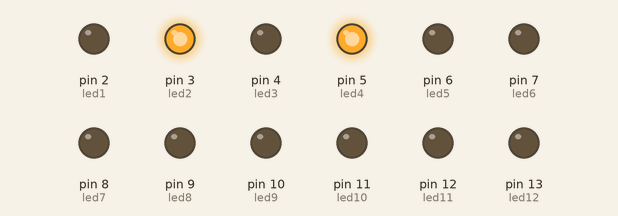
This sketch was run on a simulated Arduino Uno, built with avr-gcc and run on an emulated ATmega328P. On the bench: output pins drawn as LEDs (lit = HIGH).

Above: at 0.05 s.
At 0.75 s:
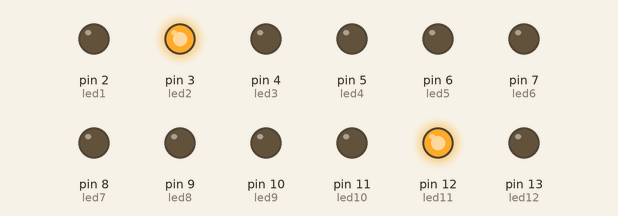
At 1.55 s:
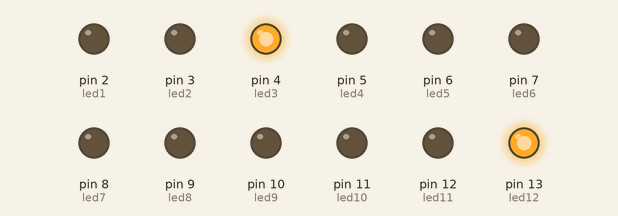
At 3.0 s:
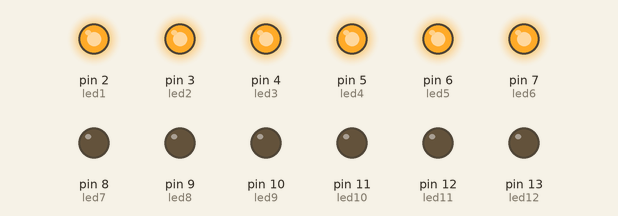
At 3.65 s:
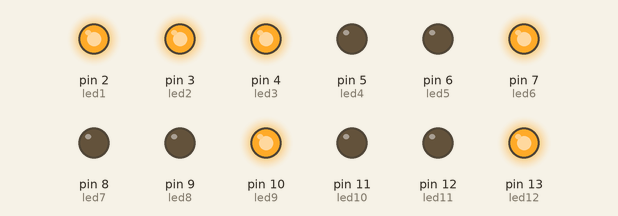
At 4.2 s:
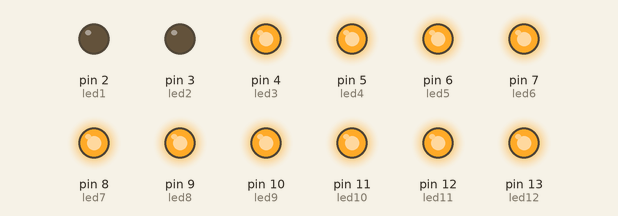
Timing chart, 0 to 5.9 s (numbered marks = the images above):
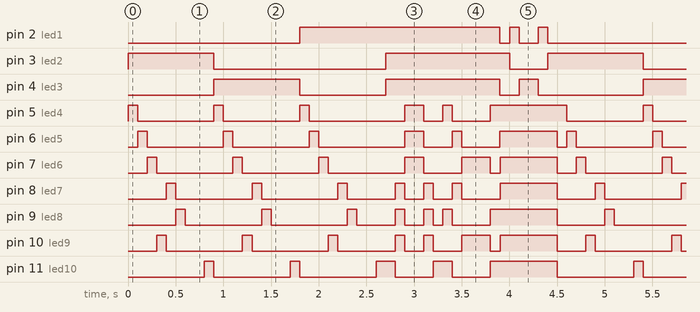

Measured:
- by itself, pin 2 (led1): repeats every 4.5 s: LOW 0.10 s, HIGH 0.10 s, LOW 0.20 s, HIGH 0.10 s, LOW 1.9 s, HIGH 2.1 s
- by itself, pin 3 (led2): repeats every 4.5 s: LOW 1.8 s, HIGH 1.3 s, LOW 0.40 s, HIGH 1.0 s
- by itself, pin 4 (led3): repeats every 4.5 s: LOW 0.90 s, HIGH 1.2 s, LOW 0.20 s, HIGH 0.20 s, LOW 1.1 s, HIGH 0.90 s
- by itself, pin 5 (led4): repeats every 4.5 s: 2 × (LOW 0.80 s, HIGH 0.10 s), LOW 1.0 s, HIGH 0.20 s, LOW 0.20 s, HIGH 0.10 s, LOW 0.40 s, HIGH 0.80 s
- by itself, pin 11 (led10): repeats every 4.5 s: LOW 0.80 s, HIGH 0.10 s, LOW 0.80 s, 2 × (HIGH 0.20 s, LOW 0.40 s), HIGH 0.70 s, LOW 0.80 s, HIGH 0.10 s
- by itself, pin 6 (led5): repeats every 4.5 s: 2 × (LOW 0.80 s, HIGH 0.10 s), LOW 0.90 s, HIGH 0.20 s, LOW 0.30 s, HIGH 0.10 s, LOW 0.40 s, HIGH 0.60 s, LOW 0.10 s, HIGH 0.10 s

The sketch:

Programa_1_1.ino
```cpp
/************************************************************************
**                                                                     **
**                             TITOL: Cubo de leds                     **
**                                                                     **
**                                                                     **
**   Nom : Yassine hakar                             DATA: 12/01/2017  **
************************************************************************/

//****************************INCLUDE ***********************************

//*************************** VARIABLES *********************************

int led1 = 2;
int led2 = 3;
int led3 = 4;
int led4 = 5;
int led5 = 6;
int led6 = 7;
int led7 = 8;
int led8 = 9;
int led9 = 10;
int led10 = 11;
int led11 = 12;
int led12 = 13;


//**************************** SERUP ************************************

void setup()
     {
      pinMode(led1, OUTPUT);
      pinMode(led2, OUTPUT);
      pinMode(led3, OUTPUT);
      pinMode(led4, OUTPUT);
      pinMode(led5, OUTPUT);
      pinMode(led6, OUTPUT);
      pinMode(led7, OUTPUT);
      pinMode(led8, OUTPUT);
      pinMode(led9, OUTPUT);
      pinMode(led10, OUTPUT);
      pinMode(led11, OUTPUT);
      pinMode(led12, OUTPUT);

  }

//******************************LOOP*************************************


void loop() {                        //inicia el bucle del probrama void loop()  {

    digitalWrite(led1,LOW);
    digitalWrite(led2,HIGH);
    digitalWrite(led3,LOW);

    digitalWrite(led4,HIGH);
    digitalWrite(led5,LOW);
    digitalWrite(led6,LOW);
    digitalWrite(led7,LOW);
    digitalWrite(led8,LOW);
    digitalWrite(led9,LOW);
    digitalWrite(led10,LOW);
    digitalWrite(led11,LOW);
    digitalWrite(led12,LOW);

    delay(100);


    digitalWrite(led4,LOW);
    digitalWrite(led5,HIGH);
    digitalWrite(led6,LOW);
    digitalWrite(led7,LOW);
    digitalWrite(led8,LOW);
    digitalWrite(led9,LOW);
    digitalWrite(led10,LOW);
    digitalWrite(led11,LOW);
    digitalWrite(led12,LOW);

    delay(100);


    digitalWrite(led4,LOW);
    digitalWrite(led5,LOW);
    digitalWrite(led6,HIGH);
    digitalWrite(led7,LOW);
    digitalWrite(led8,LOW);
    digitalWrite(led9,LOW);
    digitalWrite(led10,LOW);
    digitalWrite(led11,LOW);
    digitalWrite(led12,LOW);

    delay(100);

    digitalWrite(led4,LOW);
    digitalWrite(led5,LOW);
    digitalWrite(led6,LOW);
    digitalWrite(led7,LOW);
    digitalWrite(led8,LOW);
    digitalWrite(led9,HIGH);
    digitalWrite(led10,LOW);
    digitalWrite(led11,LOW);
    digitalWrite(led12,LOW);

    delay(100);

    digitalWrite(led4,LOW);
    digitalWrite(led5,LOW);
    digitalWrite(led6,LOW);
    digitalWrite(led7,HIGH);
    digitalWrite(led8,LOW);
    digitalWrite(led9,LOW);
    digitalWrite(led10,LOW);
    digitalWrite(led11,LOW);
    digitalWrite(led12,LOW);

    delay(100);


   digitalWrite(led4,LOW);
    digitalWrite(led5,LOW);
    digitalWrite(led6,LOW);
    digitalWrite(led7,LOW);
    digitalWrite(led8,HIGH);
    digitalWrite(led9,LOW);
    digitalWrite(led10,LOW);
    digitalWrite(led11,LOW);
    digitalWrite(led12,LOW);

    delay(100);

    digitalWrite(led4,LOW);
    digitalWrite(led5,LOW);
    digitalWrite(led6,LOW);
    digitalWrite(led7,LOW);
    digitalWrite(led8,LOW);
    digitalWrite(led9,LOW);
    digitalWrite(led10,LOW);
    digitalWrite(led11,LOW);
    digitalWrite(led12,HIGH);

    delay(100);

    digitalWrite(led4,LOW);
    digitalWrite(led5,LOW);
    digitalWrite(led6,LOW);
    digitalWrite(led7,LOW);
    digitalWrite(led8,LOW);
    digitalWrite(led9,LOW);
    digitalWrite(led10,LOW);
    digitalWrite(led11,HIGH);
    digitalWrite(led12,LOW);

    delay(100);

    digitalWrite(led4,LOW);
    digitalWrite(led5,LOW);
    digitalWrite(led6,LOW);
    digitalWrite(led7,LOW);
    digitalWrite(led8,LOW);
    digitalWrite(led9,LOW);
    digitalWrite(led10,HIGH);
    digitalWrite(led11,LOW);
    digitalWrite(led12,LOW);

    delay(100);

    digitalWrite(led1,LOW);
    digitalWrite(led2,LOW);
    digitalWrite(led3,HIGH);

    digitalWrite(led4,HIGH);
    digitalWrite(led5,LOW);
    digitalWrite(led6,LOW);
    digitalWrite(led7,LOW);
    digitalWrite(led8,LOW);
    digitalWrite(led9,LOW);
    digitalWrite(led10,LOW);
    digitalWrite(led11,LOW);
    digitalWrite(led12,LOW);

    delay(100);


    digitalWrite(led4,LOW);
    digitalWrite(led5,HIGH);
    digitalWrite(led6,LOW);
    digitalWrite(led7,LOW);
    digitalWrite(led8,LOW);
    digitalWrite(led9,LOW);
    digitalWrite(led10,LOW);
    digitalWrite(led11,LOW);
    digitalWrite(led12,LOW);

    delay(100);


    digitalWrite(led4,LOW);
    digitalWrite(led5,LOW);
    digitalWrite(led6,HIGH);
    digitalWrite(led7,LOW);
    digitalWrite(led8,LOW);
    digitalWrite(led9,LOW);
    digitalWrite(led10,LOW);
    digitalWrite(led11,LOW);
    digitalWrite(led12,LOW);

    delay(100);

    digitalWrite(led4,LOW);
    digitalWrite(led5,LOW);
    digitalWrite(led6,LOW);
    digitalWrite(led7,LOW);
    digitalWrite(led8,LOW);
    digitalWrite(led9,HIGH);
    digitalWrite(led10,LOW);
    digitalWrite(led11,LOW);
    digitalWrite(led12,LOW);

    delay(100);

    digitalWrite(led4,LOW);
    digitalWrite(led5,LOW);
    digitalWrite(led6,LOW);
    digitalWrite(led7,HIGH);
    digitalWrite(led8,LOW);
    digitalWrite(led9,LOW);
    digitalWrite(led10,LOW);
    digitalWrite(led11,LOW);
    digitalWrite(led12,LOW);

    delay(100);


   digitalWrite(led4,LOW);
    digitalWrite(led5,LOW);
    digitalWrite(led6,LOW);
    digitalWrite(led7,LOW);
    digitalWrite(led8,HIGH);
    digitalWrite(led9,LOW);
    digitalWrite(led10,LOW);
    digitalWrite(led11,LOW);
    digitalWrite(led12,LOW);

    delay(100);

    digitalWrite(led4,LOW);
    digitalWrite(led5,LOW);
    digitalWrite(led6,LOW);
    digitalWrite(led7,LOW);
    digitalWrite(led8,LOW);
    digitalWrite(led9,LOW);
    digitalWrite(led10,LOW);
    digitalWrite(led11,LOW);
    digitalWrite(led12,HIGH);

    delay(100);

    digitalWrite(led4,LOW);
    digitalWrite(led5,LOW);
    digitalWrite(led6,LOW);
    digitalWrite(led7,LOW);
    digitalWrite(led8,LOW);
    digitalWrite(led9,LOW);
    digitalWrite(led10,LOW);
    digitalWrite(led11,HIGH);
    digitalWrite(led12,LOW);

    delay(100);

    digitalWrite(led4,LOW);
    digitalWrite(led5,LOW);
    digitalWrite(led6,LOW);
    digitalWrite(led7,LOW);
    digitalWrite(led8,LOW);
    digitalWrite(led9,LOW);
    digitalWrite(led10,HIGH);
    digitalWrite(led11,LOW);
    digitalWrite(led12,LOW);

    delay(100);


    digitalWrite(led1,HIGH);
    digitalWrite(led2,LOW);
    digitalWrite(led3,LOW);

    digitalWrite(led4,HIGH);
    digitalWrite(led5,LOW);
    digitalWrite(led6,LOW);
    digitalWrite(led7,LOW);
    digitalWrite(led8,LOW);
    digitalWrite(led9,LOW);
    digitalWrite(led10,LOW);
    digitalWrite(led11,LOW);
    digitalWrite(led12,LOW);

    delay(100);


    digitalWrite(led4,LOW);
    digitalWrite(led5,HIGH);
    digitalWrite(led6,LOW);
    digitalWrite(led7,LOW);
    digitalWrite(led8,LOW);
    digitalWrite(led9,LOW);
    digitalWrite(led10,LOW);
    digitalWrite(led11,LOW);
    digitalWrite(led12,LOW);

    delay(100);


    digitalWrite(led4,LOW);
    digitalWrite(led5,LOW);
    digitalWrite(led6,HIGH);
    digitalWrite(led7,LOW);
    digitalWrite(led8,LOW);
    digitalWrite(led9,LOW);
    digitalWrite(led10,LOW);
    digitalWrite(led11,LOW);
    digitalWrite(led12,LOW);

    delay(100);

    digitalWrite(led4,LOW);
    digitalWrite(led5,LOW);
    digitalWrite(led6,LOW);
    digitalWrite(led7,LOW);
    digitalWrite(led8,LOW);
    digitalWrite(led9,HIGH);
    digitalWrite(led10,LOW);
    digitalWrite(led11,LOW);
    digitalWrite(led12,LOW);

    delay(100);

    digitalWrite(led4,LOW);
    digitalWrite(led5,LOW);
    digitalWrite(led6,LOW);
    digitalWrite(led7,HIGH);
    digitalWrite(led8,LOW);
    digitalWrite(led9,LOW);
    digitalWrite(led10,LOW);
    digitalWrite(led11,LOW);
    digitalWrite(led12,LOW);

    delay(100);


   digitalWrite(led4,LOW);
    digitalWrite(led5,LOW);
    digitalWrite(led6,LOW);
    digitalWrite(led7,LOW);
    digitalWrite(led8,HIGH);
    digitalWrite(led9,LOW);
    digitalWrite(led10,LOW);
    digitalWrite(led11,LOW);
    digitalWrite(led12,LOW);

    delay(100);

    digitalWrite(led4,LOW);
    digitalWrite(led5,LOW);
    digitalWrite(led6,LOW);
    digitalWrite(led7,LOW);
    digitalWrite(led8,LOW);
    digitalWrite(led9,LOW);
    digitalWrite(led10,LOW);
    digitalWrite(led11,LOW);
    digitalWrite(led12,HIGH);

    delay(100);

    digitalWrite(led4,LOW);
    digitalWrite(led5,LOW);
    digitalWrite(led6,LOW);
    digitalWrite(led7,LOW);
    digitalWrite(led8,LOW);
    digitalWrite(led9,LOW);
    digitalWrite(led10,LOW);
    digitalWrite(led11,HIGH);
    digitalWrite(led12,LOW);

    delay(100);

    digitalWrite(led4,LOW);
    digitalWrite(led5,LOW);
    digitalWrite(led6,LOW);
    digitalWrite(led7,LOW);
    digitalWrite(led8,LOW);
    digitalWrite(led9,LOW);
    digitalWrite(led10,HIGH);
    digitalWrite(led11,LOW);
    digitalWrite(led12,LOW);

    delay(100);


    digitalWrite(led1,HIGH);
    digitalWrite(led2,HIGH);
    digitalWrite(led3,HIGH);

    digitalWrite(led4,LOW);
    digitalWrite(led5,LOW);
    digitalWrite(led6,LOW);
    digitalWrite(led7,LOW);
    digitalWrite(led8,LOW);
    digitalWrite(led9,LOW);
    digitalWrite(led10,HIGH);
    digitalWrite(led11,HIGH);
    digitalWrite(led12,HIGH);
  delay(100);

    digitalWrite(led4,LOW);
    digitalWrite(led5,LOW);
    digitalWrite(led6,LOW);
    digitalWrite(led7,HIGH);
    digitalWrite(led8,HIGH);
    digitalWrite(led9,HIGH);
    digitalWrite(led10,LOW);
    digitalWrite(led11,LOW);
    digitalWrite(led12,LOW);
delay(100);

    digitalWrite(led4,HIGH);
    digitalWrite(led5,HIGH);
    digitalWrite(led6,HIGH);
    digitalWrite(led7,LOW);
    digitalWrite(led8,LOW);
    digitalWrite(led9,LOW);
    digitalWrite(led10,LOW);
    digitalWrite(led11,LOW);
    digitalWrite(led12,LOW);
 delay(100);


    digitalWrite(led4,HIGH);
    digitalWrite(led5,HIGH);
    digitalWrite(led6,HIGH);
    digitalWrite(led7,LOW);
    digitalWrite(led8,LOW);
    digitalWrite(led9,LOW);
    digitalWrite(led10,LOW);
    digitalWrite(led11,LOW);
    digitalWrite(led12,LOW);
 delay(100);

     digitalWrite(led4,LOW);
    digitalWrite(led5,LOW);
    digitalWrite(led6,LOW);
    digitalWrite(led7,HIGH);
    digitalWrite(led8,HIGH);
    digitalWrite(led9,HIGH);
    digitalWrite(led10,LOW);
    digitalWrite(led11,LOW);
    digitalWrite(led12,LOW);
delay(100);

    digitalWrite(led4,LOW);
    digitalWrite(led5,LOW);
    digitalWrite(led6,LOW);
    digitalWrite(led7,LOW);
    digitalWrite(led8,LOW);
    digitalWrite(led9,LOW);
    digitalWrite(led10,HIGH);
    digitalWrite(led11,HIGH);
    digitalWrite(led12,HIGH);
  delay(100);

    digitalWrite(led4,HIGH);
    digitalWrite(led5,LOW);
    digitalWrite(led6,LOW);
    digitalWrite(led7,LOW);
    digitalWrite(led8,HIGH);
    digitalWrite(led9,LOW);
    digitalWrite(led10,HIGH);
    digitalWrite(led11,LOW);
    digitalWrite(led12,LOW);
  delay(100);

    digitalWrite(led4,LOW);
    digitalWrite(led5,HIGH);
    digitalWrite(led6,LOW);
    digitalWrite(led7,HIGH);
    digitalWrite(led8,LOW);
    digitalWrite(led9,LOW);
    digitalWrite(led10,LOW);
    digitalWrite(led11,HIGH);
    digitalWrite(led12,LOW);
  delay(100);

    digitalWrite(led4,LOW);
    digitalWrite(led5,LOW);
    digitalWrite(led6,HIGH);
    digitalWrite(led7,LOW);
    digitalWrite(led8,LOW);
    digitalWrite(led9,HIGH);
    digitalWrite(led10,LOW);
    digitalWrite(led11,LOW);
    digitalWrite(led12,HIGH);
  delay(100);


      digitalWrite(led4,LOW);
    digitalWrite(led5,LOW);
    digitalWrite(led6,HIGH);
    digitalWrite(led7,LOW);
    digitalWrite(led8,LOW);
    digitalWrite(led9,HIGH);
    digitalWrite(led10,LOW);
    digitalWrite(led11,LOW);
    digitalWrite(led12,HIGH);
  delay(100);

    digitalWrite(led4,LOW);
    digitalWrite(led5,LOW);
    digitalWrite(led6,HIGH);
    digitalWrite(led7,LOW);
    digitalWrite(led8,LOW);
    digitalWrite(led9,HIGH);
    digitalWrite(led10,LOW);
    digitalWrite(led11,LOW);
    digitalWrite(led12,HIGH);
  delay(100);

    digitalWrite(led4,HIGH);
    digitalWrite(led5,LOW);
    digitalWrite(led6,LOW);
    digitalWrite(led7,LOW);
    digitalWrite(led8,HIGH);
    digitalWrite(led9,LOW);
    digitalWrite(led10,HIGH);
    digitalWrite(led11,LOW);
    digitalWrite(led12,LOW);
  delay(100);

    digitalWrite(led1,LOW);
    digitalWrite(led2,HIGH);
    digitalWrite(led3,LOW);

    digitalWrite(led4,HIGH);
    digitalWrite(led5,HIGH);
    digitalWrite(led6,HIGH);
    digitalWrite(led7,HIGH);
    digitalWrite(led8,HIGH);
    digitalWrite(led9,HIGH);
    digitalWrite(led10,HIGH);
    digitalWrite(led11,HIGH);
    digitalWrite(led12,HIGH);
  delay(100);

    digitalWrite(led1,HIGH);
    digitalWrite(led2,LOW);
    digitalWrite(led3,LOW);

    digitalWrite(led4,HIGH);
    digitalWrite(led5,HIGH);
    digitalWrite(led6,HIGH);
    digitalWrite(led7,HIGH);
    digitalWrite(led8,HIGH);
    digitalWrite(led9,HIGH);
    digitalWrite(led10,HIGH);
    digitalWrite(led11,HIGH);
    digitalWrite(led12,HIGH);
  delay(100);

    digitalWrite(led1,LOW);
    digitalWrite(led2,LOW);
    digitalWrite(led3,HIGH);

    digitalWrite(led4,HIGH);
    digitalWrite(led5,HIGH);
    digitalWrite(led6,HIGH);
    digitalWrite(led7,HIGH);
    digitalWrite(led8,HIGH);
    digitalWrite(led9,HIGH);
    digitalWrite(led10,HIGH);
    digitalWrite(led11,HIGH);
    digitalWrite(led12,HIGH);
  delay(100);

    digitalWrite(led1,LOW);
    digitalWrite(led2,LOW);
    digitalWrite(led3,HIGH);

    digitalWrite(led4,HIGH);
    digitalWrite(led5,HIGH);
    digitalWrite(led6,HIGH);
    digitalWrite(led7,HIGH);
    digitalWrite(led8,HIGH);
    digitalWrite(led9,HIGH);
    digitalWrite(led10,HIGH);
    digitalWrite(led11,HIGH);
    digitalWrite(led12,HIGH);
  delay(100);

    digitalWrite(led1,HIGH);
    digitalWrite(led2,LOW);
    digitalWrite(led3,LOW);

    digitalWrite(led4,HIGH);
    digitalWrite(led5,HIGH);
    digitalWrite(led6,HIGH);
    digitalWrite(led7,HIGH);
    digitalWrite(led8,HIGH);
    digitalWrite(led9,HIGH);
    digitalWrite(led10,HIGH);
    digitalWrite(led11,HIGH);
    digitalWrite(led12,HIGH);
  delay(100);

   digitalWrite(led1,LOW);
    digitalWrite(led2,HIGH);
    digitalWrite(led3,LOW);

    digitalWrite(led4,HIGH);
    digitalWrite(led5,HIGH);
    digitalWrite(led6,HIGH);
    digitalWrite(led7,HIGH);
    digitalWrite(led8,HIGH);
    digitalWrite(led9,HIGH);
    digitalWrite(led10,HIGH);
    digitalWrite(led11,HIGH);
    digitalWrite(led12,HIGH);
  delay(100);

     }


//****************************** FUNCIONES ******************************}
```
